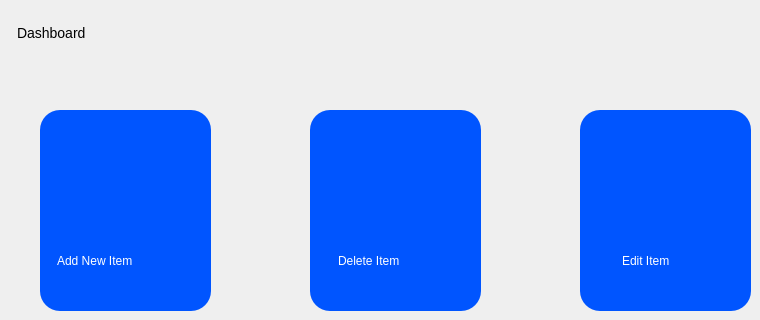
     <widget class="QWidget" name="dashBoard">
      <widget class="QLabel" name="label_21">
       <property name="geometry">
        <rect>
         <x>17</x>
         <y>12</y>
         <width>81</width>
         <height>41</height>
        </rect>
       </property>
       <property name="styleSheet">
        <string notr="true">font-size:14px
</string>
       </property>
       <property name="text">
        <string>Dashboard</string>
       </property>
      </widget>
      <widget class="QWidget" name="addItem" native="true">
       <property name="geometry">
        <rect>
         <x>40</x>
         <y>110</y>
         <width>171</width>
         <height>201</height>
        </rect>
       </property>
       <property name="styleSheet">
        <string notr="true">QWidget#addItem{
background-color:rgb(0, 85, 255);
border-radius:20px;
}
QWidget#addItem::hover{
background-color:rgb(0, 85, 255);
border-radius:20px;
}</string>
       </property>
       <widget class="QLabel" name="label_4">
        <property name="geometry">
         <rect>
          <x>17</x>
          <y>120</y>
          <width>141</width>
          <height>61</height>
         </rect>
        </property>
        <property name="styleSheet">
         <string notr="true">font: 16pt &quot;MS Shell Dlg 2&quot;;background:transparent;
color: rgb(255, 255, 255)</string>
        </property>
        <property name="text">
         <string>Add New Item</string>
        </property>
       </widget>
      </widget>
      <widget class="QWidget" name="delItem" native="true">
       <property name="geometry">
        <rect>
         <x>310</x>
         <y>110</y>
         <width>171</width>
         <height>201</height>
        </rect>
       </property>
       <property name="styleSheet">
        <string notr="true">QWidget#delItem{
background-color:rgb(0, 85, 255);
border-radius:20px;
}
QWidget#delItem::hover{
background-color:rgb(0, 85, 255);
border-radius:20px;
}</string>
       </property>
       <widget class="QLabel" name="label_9">
        <property name="geometry">
         <rect>
          <x>28</x>
          <y>120</y>
          <width>120</width>
          <height>61</height>
         </rect>
        </property>
        <property name="styleSheet">
         <string notr="true">font: 16pt &quot;MS Shell Dlg 2&quot;;background:transparent;
color: rgb(255, 255, 255)</string>
        </property>
        <property name="text">
         <string>Delete Item</string>
        </property>
       </widget>
      </widget>
      <widget class="QWidget" name="editItem" native="true">
       <property name="geometry">
        <rect>
         <x>580</x>
         <y>110</y>
         <width>171</width>
         <height>201</height>
        </rect>
       </property>
       <property name="styleSheet">
        <string notr="true">QWidget#editItem{
background-color:rgb(0, 85, 255);
border-radius:20px;
}
QWidget#editItem::hover{
background-color:rgb(0, 85, 255);
border-radius:20px;
}</string>
       </property>
       <widget class="QLabel" name="label_12">
        <property name="geometry">
         <rect>
          <x>42</x>
          <y>120</y>
          <width>90</width>
          <height>61</height>
         </rect>
        </property>
        <property name="styleSheet">
         <string notr="true">font: 16pt &quot;MS Shell Dlg 2&quot;;background:transparent;
color: rgb(255, 255, 255)</string>
        </property>
        <property name="text">
         <string>Edit Item</string>
        </property>
       </widget>
      </widget>
     </widget>
